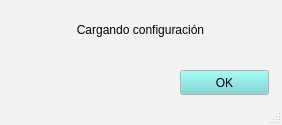
<?xml version="1.0" encoding="UTF-8"?>
<ui version="4.0">
 <class>MainWindow2</class>
 <widget class="QMainWindow" name="MainWindow2">
  <property name="geometry">
   <rect>
    <x>0</x>
    <y>0</y>
    <width>282</width>
    <height>125</height>
   </rect>
  </property>
  <property name="sizePolicy">
   <sizepolicy hsizetype="Expanding" vsizetype="Expanding">
    <horstretch>0</horstretch>
    <verstretch>0</verstretch>
   </sizepolicy>
  </property>
  <property name="palette">
   <palette>
    <active>
     <colorrole role="WindowText">
      <brush brushstyle="SolidPattern">
       <color alpha="255">
        <red>0</red>
        <green>0</green>
        <blue>0</blue>
       </color>
      </brush>
     </colorrole>
     <colorrole role="Button">
      <brush brushstyle="SolidPattern">
       <color alpha="255">
        <red>110</red>
        <green>215</green>
        <blue>213</blue>
       </color>
      </brush>
     </colorrole>
     <colorrole role="Light">
      <brush brushstyle="SolidPattern">
       <color alpha="255">
        <red>198</red>
        <green>255</green>
        <blue>254</blue>
       </color>
      </brush>
     </colorrole>
     <colorrole role="Midlight">
      <brush brushstyle="SolidPattern">
       <color alpha="255">
        <red>154</red>
        <green>235</green>
        <blue>233</blue>
       </color>
      </brush>
     </colorrole>
     <colorrole role="Dark">
      <brush brushstyle="SolidPattern">
       <color alpha="255">
        <red>55</red>
        <green>107</green>
        <blue>106</blue>
       </color>
      </brush>
     </colorrole>
     <colorrole role="Mid">
      <brush brushstyle="SolidPattern">
       <color alpha="255">
        <red>73</red>
        <green>143</green>
        <blue>142</blue>
       </color>
      </brush>
     </colorrole>
     <colorrole role="Text">
      <brush brushstyle="SolidPattern">
       <color alpha="255">
        <red>0</red>
        <green>0</green>
        <blue>0</blue>
       </color>
      </brush>
     </colorrole>
     <colorrole role="BrightText">
      <brush brushstyle="SolidPattern">
       <color alpha="255">
        <red>255</red>
        <green>255</green>
        <blue>255</blue>
       </color>
      </brush>
     </colorrole>
     <colorrole role="ButtonText">
      <brush brushstyle="SolidPattern">
       <color alpha="255">
        <red>0</red>
        <green>0</green>
        <blue>0</blue>
       </color>
      </brush>
     </colorrole>
     <colorrole role="Base">
      <brush brushstyle="SolidPattern">
       <color alpha="255">
        <red>255</red>
        <green>255</green>
        <blue>255</blue>
       </color>
      </brush>
     </colorrole>
     <colorrole role="Window">
      <brush brushstyle="SolidPattern">
       <color alpha="255">
        <red>243</red>
        <green>243</green>
        <blue>243</blue>
       </color>
      </brush>
     </colorrole>
     <colorrole role="Shadow">
      <brush brushstyle="SolidPattern">
       <color alpha="255">
        <red>0</red>
        <green>0</green>
        <blue>0</blue>
       </color>
      </brush>
     </colorrole>
     <colorrole role="AlternateBase">
      <brush brushstyle="SolidPattern">
       <color alpha="255">
        <red>182</red>
        <green>235</green>
        <blue>234</blue>
       </color>
      </brush>
     </colorrole>
     <colorrole role="ToolTipBase">
      <brush brushstyle="SolidPattern">
       <color alpha="255">
        <red>255</red>
        <green>255</green>
        <blue>220</blue>
       </color>
      </brush>
     </colorrole>
     <colorrole role="ToolTipText">
      <brush brushstyle="SolidPattern">
       <color alpha="255">
        <red>0</red>
        <green>0</green>
        <blue>0</blue>
       </color>
      </brush>
     </colorrole>
     <colorrole role="PlaceholderText">
      <brush brushstyle="SolidPattern">
       <color alpha="128">
        <red>0</red>
        <green>0</green>
        <blue>0</blue>
       </color>
      </brush>
     </colorrole>
    </active>
    <inactive>
     <colorrole role="WindowText">
      <brush brushstyle="SolidPattern">
       <color alpha="255">
        <red>0</red>
        <green>0</green>
        <blue>0</blue>
       </color>
      </brush>
     </colorrole>
     <colorrole role="Button">
      <brush brushstyle="SolidPattern">
       <color alpha="255">
        <red>110</red>
        <green>215</green>
        <blue>213</blue>
       </color>
      </brush>
     </colorrole>
     <colorrole role="Light">
      <brush brushstyle="SolidPattern">
       <color alpha="255">
        <red>198</red>
        <green>255</green>
        <blue>254</blue>
       </color>
      </brush>
     </colorrole>
     <colorrole role="Midlight">
      <brush brushstyle="SolidPattern">
       <color alpha="255">
        <red>154</red>
        <green>235</green>
        <blue>233</blue>
       </color>
      </brush>
     </colorrole>
     <colorrole role="Dark">
      <brush brushstyle="SolidPattern">
       <color alpha="255">
        <red>55</red>
        <green>107</green>
        <blue>106</blue>
       </color>
      </brush>
     </colorrole>
     <colorrole role="Mid">
      <brush brushstyle="SolidPattern">
       <color alpha="255">
        <red>73</red>
        <green>143</green>
        <blue>142</blue>
       </color>
      </brush>
     </colorrole>
     <colorrole role="Text">
      <brush brushstyle="SolidPattern">
       <color alpha="255">
        <red>0</red>
        <green>0</green>
        <blue>0</blue>
       </color>
      </brush>
     </colorrole>
     <colorrole role="BrightText">
      <brush brushstyle="SolidPattern">
       <color alpha="255">
        <red>255</red>
        <green>255</green>
        <blue>255</blue>
       </color>
      </brush>
     </colorrole>
     <colorrole role="ButtonText">
      <brush brushstyle="SolidPattern">
       <color alpha="255">
        <red>0</red>
        <green>0</green>
        <blue>0</blue>
       </color>
      </brush>
     </colorrole>
     <colorrole role="Base">
      <brush brushstyle="SolidPattern">
       <color alpha="255">
        <red>255</red>
        <green>255</green>
        <blue>255</blue>
       </color>
      </brush>
     </colorrole>
     <colorrole role="Window">
      <brush brushstyle="SolidPattern">
       <color alpha="255">
        <red>243</red>
        <green>243</green>
        <blue>243</blue>
       </color>
      </brush>
     </colorrole>
     <colorrole role="Shadow">
      <brush brushstyle="SolidPattern">
       <color alpha="255">
        <red>0</red>
        <green>0</green>
        <blue>0</blue>
       </color>
      </brush>
     </colorrole>
     <colorrole role="AlternateBase">
      <brush brushstyle="SolidPattern">
       <color alpha="255">
        <red>182</red>
        <green>235</green>
        <blue>234</blue>
       </color>
      </brush>
     </colorrole>
     <colorrole role="ToolTipBase">
      <brush brushstyle="SolidPattern">
       <color alpha="255">
        <red>255</red>
        <green>255</green>
        <blue>220</blue>
       </color>
      </brush>
     </colorrole>
     <colorrole role="ToolTipText">
      <brush brushstyle="SolidPattern">
       <color alpha="255">
        <red>0</red>
        <green>0</green>
        <blue>0</blue>
       </color>
      </brush>
     </colorrole>
     <colorrole role="PlaceholderText">
      <brush brushstyle="SolidPattern">
       <color alpha="128">
        <red>0</red>
        <green>0</green>
        <blue>0</blue>
       </color>
      </brush>
     </colorrole>
    </inactive>
    <disabled>
     <colorrole role="WindowText">
      <brush brushstyle="SolidPattern">
       <color alpha="255">
        <red>55</red>
        <green>107</green>
        <blue>106</blue>
       </color>
      </brush>
     </colorrole>
     <colorrole role="Button">
      <brush brushstyle="SolidPattern">
       <color alpha="255">
        <red>110</red>
        <green>215</green>
        <blue>213</blue>
       </color>
      </brush>
     </colorrole>
     <colorrole role="Light">
      <brush brushstyle="SolidPattern">
       <color alpha="255">
        <red>198</red>
        <green>255</green>
        <blue>254</blue>
       </color>
      </brush>
     </colorrole>
     <colorrole role="Midlight">
      <brush brushstyle="SolidPattern">
       <color alpha="255">
        <red>154</red>
        <green>235</green>
        <blue>233</blue>
       </color>
      </brush>
     </colorrole>
     <colorrole role="Dark">
      <brush brushstyle="SolidPattern">
       <color alpha="255">
        <red>55</red>
        <green>107</green>
        <blue>106</blue>
       </color>
      </brush>
     </colorrole>
     <colorrole role="Mid">
      <brush brushstyle="SolidPattern">
       <color alpha="255">
        <red>73</red>
        <green>143</green>
        <blue>142</blue>
       </color>
      </brush>
     </colorrole>
     <colorrole role="Text">
      <brush brushstyle="SolidPattern">
       <color alpha="255">
        <red>55</red>
        <green>107</green>
        <blue>106</blue>
       </color>
      </brush>
     </colorrole>
     <colorrole role="BrightText">
      <brush brushstyle="SolidPattern">
       <color alpha="255">
        <red>255</red>
        <green>255</green>
        <blue>255</blue>
       </color>
      </brush>
     </colorrole>
     <colorrole role="ButtonText">
      <brush brushstyle="SolidPattern">
       <color alpha="255">
        <red>55</red>
        <green>107</green>
        <blue>106</blue>
       </color>
      </brush>
     </colorrole>
     <colorrole role="Base">
      <brush brushstyle="SolidPattern">
       <color alpha="255">
        <red>243</red>
        <green>243</green>
        <blue>243</blue>
       </color>
      </brush>
     </colorrole>
     <colorrole role="Window">
      <brush brushstyle="SolidPattern">
       <color alpha="255">
        <red>243</red>
        <green>243</green>
        <blue>243</blue>
       </color>
      </brush>
     </colorrole>
     <colorrole role="Shadow">
      <brush brushstyle="SolidPattern">
       <color alpha="255">
        <red>0</red>
        <green>0</green>
        <blue>0</blue>
       </color>
      </brush>
     </colorrole>
     <colorrole role="AlternateBase">
      <brush brushstyle="SolidPattern">
       <color alpha="255">
        <red>110</red>
        <green>215</green>
        <blue>213</blue>
       </color>
      </brush>
     </colorrole>
     <colorrole role="ToolTipBase">
      <brush brushstyle="SolidPattern">
       <color alpha="255">
        <red>255</red>
        <green>255</green>
        <blue>220</blue>
       </color>
      </brush>
     </colorrole>
     <colorrole role="ToolTipText">
      <brush brushstyle="SolidPattern">
       <color alpha="255">
        <red>0</red>
        <green>0</green>
        <blue>0</blue>
       </color>
      </brush>
     </colorrole>
     <colorrole role="PlaceholderText">
      <brush brushstyle="SolidPattern">
       <color alpha="128">
        <red>0</red>
        <green>0</green>
        <blue>0</blue>
       </color>
      </brush>
     </colorrole>
    </disabled>
   </palette>
  </property>
  <property name="font">
   <font>
    <kerning>true</kerning>
   </font>
  </property>
  <property name="windowTitle">
   <string>Conexión con robot</string>
  </property>
  <property name="toolButtonStyle">
   <enum>Qt::ToolButtonIconOnly</enum>
  </property>
  <property name="animated">
   <bool>true</bool>
  </property>
  <property name="dockOptions">
   <set>QMainWindow::AllowTabbedDocks|QMainWindow::AnimatedDocks</set>
  </property>
  <widget class="QWidget" name="centralwidget">
   <widget class="QLabel" name="gif_label">
    <property name="geometry">
     <rect>
      <x>116</x>
      <y>50</y>
      <width>51</width>
      <height>41</height>
     </rect>
    </property>
    <property name="sizePolicy">
     <sizepolicy hsizetype="Preferred" vsizetype="Preferred">
      <horstretch>0</horstretch>
      <verstretch>0</verstretch>
     </sizepolicy>
    </property>
    <property name="text">
     <string/>
    </property>
   </widget>
   <widget class="QLabel" name="Estado">
    <property name="geometry">
     <rect>
      <x>20</x>
      <y>20</y>
      <width>241</width>
      <height>20</height>
     </rect>
    </property>
    <property name="text">
     <string>Cargando configuración</string>
    </property>
    <property name="alignment">
     <set>Qt::AlignCenter</set>
    </property>
   </widget>
   <widget class="QPushButton" name="ok_boton">
    <property name="geometry">
     <rect>
      <x>180</x>
      <y>70</y>
      <width>89</width>
      <height>25</height>
     </rect>
    </property>
    <property name="text">
     <string>OK</string>
    </property>
   </widget>
  </widget>
  <widget class="QMenuBar" name="menubar">
   <property name="geometry">
    <rect>
     <x>0</x>
     <y>0</y>
     <width>282</width>
     <height>22</height>
    </rect>
   </property>
  </widget>
  <widget class="QStatusBar" name="statusbar"/>
 </widget>
 <resources/>
 <connections/>
</ui>
